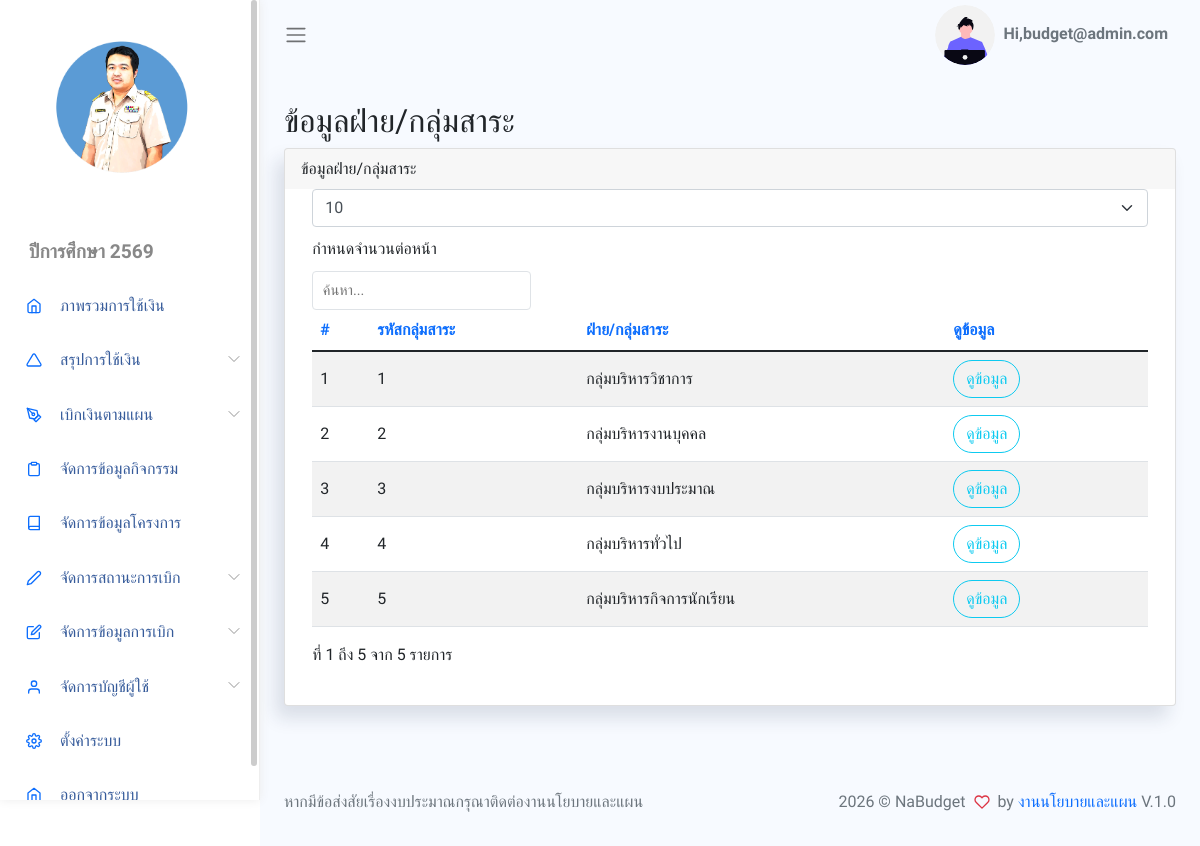
Screenshot of /App/Views/showDepartment.php (signed in) with the database file from the repository.
### tables this page shows
CREATE TABLE `setting` (
  `set_id` int(1) NOT NULL,
  `sys_name` varchar(255) NOT NULL,
  `school_name` varchar(255) NOT NULL,
  `logo_url` varchar(255) NOT NULL,
  `title_name` varchar(255) NOT NULL,
  `year_name` varchar(255) NOT NULL,
  `dir_name` varchar(255) NOT NULL,
  `man_name` varchar(255) NOT NULL,
  `plan_name` varchar(255) NOT NULL,
  `menu_project` int(1) NOT NULL,
  `menu_activity` int(1) NOT NULL,
  `menu_payplan` int(1) NOT NULL,
  `created_at` datetime DEFAULT current_timestamp()
);

CREATE TABLE `department` (
  `dep_id` int(11) NOT NULL COMMENT 'รหัสกลุ่ม',
  `dep_name` varchar(100) NOT NULL COMMENT 'ชื่อกลุ่ม',
  `dep_user` varchar(100) NOT NULL COMMENT 'ชื่อหัวหน้ากลุ่ม',
  `dep_pos` varchar(100) NOT NULL COMMENT 'ตำแหน่ง',
  `man_id` int(11) NOT NULL
);

### App/Controllers/Db.php (called while the page is built, shortened)
<?php
class Db {
  private $host = "localhost";
  private $user = "root";
  private $password = "";
  private $dbName = "ncw_budget";
  function __construct() {
    $this->pdo = $this->connect();
  }
  protected function connect()
	{
		try {
			$dsn = "mysql:host={$this->host};dbname={$this->dbName};charset=utf8";
			$pdo = new PDO($dsn, $this->user, $this->password);
			$pdo->setAttribute(PDO::ATTR_DEFAULT_FETCH_MODE, PDO::FETCH_ASSOC);
			$pdo->setAttribute(PDO::ATTR_ERRMODE, PDO::ERRMODE_EXCEPTION);
			return $pdo;
		} catch(PDOException $e) {
			echo "Connection failed: " . $e->getMessage();
		}
	}
}
?>

### App/Models/Setting.php (called while the page is built, shortened)
<?php
class Setting extends Db
{
	public function getSetting()
	{
		$sql = "
		SELECT
		  setting.set_id,
		  setting.sys_name,
		  setting.school_name,
		  setting.logo_url,
		  setting.title_name,
		  setting.year_name,
		  setting.dir_name,
		  setting.man_name,
		  setting.plan_name,
		  setting.menu_project,
		  setting.menu_activity,
		  setting.menu_payplan
	  FROM
	  	  setting
	  WHERE
		  setting.set_id = 1
		";
		$stmt = $this->pdo->prepare($sql);
		$stmt->execute();
		$data = $stmt->fetch();
		return $data;
	}
}

### App/Auth/Models/Person.php (called while the page is built, shortened)
<?php
class Person extends Db
{
	public function getPersonById($id)
	{
		$sql = "
		SELECT
			persons.id,
			persons.firstname,
			persons.lastname,
			persons.dob,
			persons.salary,
			persons.gender_id,
			persons.avatar,
			persons.dep_id,
			refs.title AS gender,
			department.dep_name AS dep_name,
			users.username
		FROM
			persons
			LEFT JOIN refs ON persons.gender_id = refs.id
			LEFT JOIN department ON persons.dep_id = department.dep_id
			LEFT JOIN users ON persons.id = users.person_id
		WHERE
			persons.id = ?
		";
		$stmt = $this->pdo->prepare($sql);
		$stmt->execute([$id]);
		$data = $stmt->fetchAll();
		return $data[0];
	}
}

### App/Models/Department.php (called while the page is built, shortened)
<?php
class Department extends Db {
  public function getAllDepartments(){
    $sql = "
      SELECT * FROM department ORDER BY dep_id
    ";
    $stmt = $this->pdo->query($sql);
    $data = $stmt->fetchAll();
    return $data;
  }
}
?>

### App/Views/showDepartment.php (the view, shortened to what this page needs)
<?php
require_once BASE_PATH . "/App/Inc/header.php";
require_once BASE_PATH . "/App/Inc/sidebar.php";
?>
<div class="main-content container-fluid">
  <div class="page-title">
    <div class="row">
      <div class="col-12 col-md-6 order-md-1 order-last">
        <h3>ข้อมูลฝ่าย/กลุ่มสาระ</h3>
      </div>
    </div>
  </div>
  <section class="section">
    <div class="card">
      <div class="card-header">
        ข้อมูลฝ่าย/กลุ่มสาระ
      </div>
      <div class="card-body">
        <table class='table table-striped' id="table1">
          <thead>
            <tr>
              <th>#</th>
              <th>รหัสกลุ่มสาระ</th>
              <th>ฝ่าย/กลุ่มสาระ</th>
              <th>ดูข้อมูล</th>
            </tr>
          </thead>
          <tbody>
            <form action="" method="get">
              <?php
              $departmentObj = new Department();
              $departments = $departmentObj->getAllDepartments();
              $n = 0;
              foreach ($departments as $department) {
                $n++;
                echo "
								<tr>
									<td>{$n}</td>
                  <td>{$department['dep_id']}</td>
                  <td>{$department['dep_name']}</td>
									<td>
										<a href='showActByDep.php?dep_id={$department['dep_id']}' class='mr-2 btn btn-outline-info round'>ดูข้อมูล</a>
									</td>
								</tr>
								";
              }
              ?>
            </form>
          </tbody>
        </table>
      </div>
    </div>
  </section>
</div>
<?php require $_SERVER['DOCUMENT_ROOT'] . "/ncwbudget/App/Inc/footer.php"; ?>

### App/Inc/sidebar.php (shortened to what this page needs)
<?php
$settingObj = new Setting();
$settings = $settingObj->getSetting();
?>
<body>
    <div id="app">
        <div id="sidebar" class='active'>
            <div class="sidebar-wrapper active">
                <div class="sidebar-header" style="text-align:center">
                    <img src="<?= BASE_URL . $settings['logo_url']?>" alt="" srcset="" style="width: 150px;height:150px;">
                </div>
                <div class="">
                    <ul class="menu">
                        <li class='sidebar-title'><?= htmlspecialchars($settings['year_name']) ?></li>
                        <li class="sidebar-item ">
                            <a href="<?= BASE_URL ?>/App/Views/showGroupCard.php" class='sidebar-link'>
                                <i data-feather="home" width="20"></i>
                                <span>ภาพรวมการใช้เงิน</span>
                            </a>
                        </li>
                        <li class="sidebar-item  has-sub">
                            <a href="#" class='sidebar-link'>
                                <i data-feather="triangle" width="20"></i>
                                <span>สรุปการใช้เงิน</span>
                            </a>
                        </li>
                        <?php
                        if ($_SESSION['role'] <= 7) {
                            echo "
                            <li class='sidebar-item  has-sub'>
                                <a href='#' class='sidebar-link'>
                                    <i data-feather='pen-tool' width='20'></i>
                                    <span>เบิกเงินตามแผน</span>
                                </a>
                                <ul class='submenu '>
                                    <li>
                                        <a href='" . BASE_URL . "/App/Views/formPayPlan.php'>ใบคำขออนมุติใช้เงิน</a>
                                    </li>
                                    <li>
                                        <a href='" . BASE_URL . "/App/Views/showPayPlan.php'>ข้อมูลการเบิก</a>
                                    </li>
                                </ul>
                            </li>
                            <!-- <li class='sidebar-item'>
                                <a href='" . BASE_URL . "/document/แบบสรุปโครงการ2564.docx' class='sidebar-link'>
                                    <i data-feather='triangle' width='20'></i>
                                    <span>แบบสรุปโครงการปี 2564</span>
                                </a>
                            </li>
                            <li class='sidebar-item'>
                                <a href='https://drive.google.com/drive/folders/10lbb2oCK1EN5yT9p9R833f19MvhAm9VG?usp=sharing' class='sidebar-link'>
                                    <i data-feather='triangle' width='20'></i>
                                    <span>ประชุมจัดทำแผนปีการศึกษา 2566</span>
                                </a>
                            </li>
                            <li class='sidebar-item'>
                                <a href='#' class='sidebar-link'>
                                    <i data-feather='triangle' width='20'></i>
                                    <span>อัปโหลดไฟล์ประมาณการ</span>
                                </a>
                            </li> -->
                            <li class='sidebar-item'>
                                <a href='" . BASE_URL . "/App/Views/manageActivity.php' class='sidebar-link'>
                                    <i data-feather='clipboard' width='20'></i>
                                    <span>จัดการข้อมูลกิจกรรม</span>
                                </a>
                            </li>
                            ";
                        }
                        ?>
                        <?php
                        if ($_SESSION['role'] == 1) {
                            echo "
                                <li class='sidebar-item'>
                                    <a href='" . BASE_URL . "/App/Views/manageProject.php' class='sidebar-link'>
                                        <i data-feather='book' width='20'></i>
                                        <span>จัดการข้อมูลโครงการ</span>
                                    </a>
                                </li>
                                ";
                        }
                        ?>
                        <?php
                        if ($_SESSION['role'] <= 5) {
                            echo "
                                <li class='sidebar-item  has-sub'>
                                    <a href='#' class='sidebar-link'>
                                    <i data-feather='edit-2' width='20'></i>
                                    <span>จัดการสถานะการเบิก</span>
                                    </a>
                                    <ul class='submenu '>
                                    <li>
                                        <a href='" . BASE_URL . "/App/Views/showPayBill.php'>จัดการสถานะการเบิก</a>
                                    </li>
                                    <li>
                                        <a href='" . BASE_URL . "/App/Views/searchEditPayBill.php'>จัดการการจ่ายเงิน</a>
                                    </li>
                                    </ul>
                                </li>
                                ";
                        }
                        ?>
                        <?php
                        if ($_SESSION['role'] == 1) {
                            echo "
                                <li class='sidebar-item  has-sub'>
                                    <a href='#' class='sidebar-link'>
                                    <i data-feather='edit' width='20'></i>
                                    <span>จัดการข้อมูลการเบิก</span>
                                    </a>
                                        <a href='" . BASE_URL . "/App/Views/formPayPlan.php'>เพิ่มข้อมูลการเบิก</a>
                                        <a href='" . BASE_URL . "/App/Views/searchEditReport.php'>แก้ไขข้อมูลใบคำขอ</a>
                                        <a href='" . BASE_URL . "/App/Views/searchEditMoney.php'>แก้ยอดเงินเบิก</a>
                                        <a href='" . BASE_URL . "/App/Views/showGroupCard_admin.php'>ตรวจสอบยอดเงินรวม</a>
                                        <a href='" . BASE_URL . "/App/Views/showProject_admin.php'>ตรวจสอบยอดเงินโครงการ</a>
                                        <a href='" . BASE_URL . "/App/Views/showActivity_admin.php'>ตรวจสอบยอดเงินกิจกรรม</a>
                                        <a href='" . BASE_URL . "/App/Views/showProjectExcel.php' target='_blank'>Excel โครงการ</a>
                                        <a href='" . BASE_URL . "/App/Views/showActivityExcel.php' target='_blank'>Excel กิจกรรม</a>
                                        <a href='" . BASE_URL . "/App/Views/showPayPlanExcel.php' target='_blank'>Excel ข้อมูลการเบิก</a>
                                        <a href='" . BASE_URL . "/App/Views/reportBudget.php' target='_blank'>รายงานการใช้เงินตามแผนปฏิบัติการ</a>
                                </li>
                                ";
                        }
                        ?>
                        <?php
                        if ($_SESSION['role'] == 1) {
                            echo "
                                <li class='sidebar-item  has-sub'>
                                    <a href='#' class='sidebar-link'>
                                    <i data-feather='user' width='20'></i>
                                    <span>จัดการบัญชีผู้ใช้</span>
                                    </a>
                                    <ul class='submenu '>
                                        <li>
                                            <a href='" . BASE_URL . "/App/Auth/Views/showPerson.php'>ข้อมูลสมาชิก</a>
                                        </li>
                                        <li>
                                            <a href='" . BASE_URL . "/App/Auth/Views/addPerson.php'>เพิ่มสมาชิก</a>
                                        </li>
                                    </ul>
                                </li>
                                ";
                        }
                        ?>
                        <?php
                        if ($_SESSION['role'] == 1 && $_SESSION['id'] == 1) {
                            echo "
                                <li class='sidebar-item'>
                                    <a href='" . BASE_URL . "/App/Views/manageSetting.php' class='sidebar-link'>
                                    <i data-feather='settings' width='20'></i>
                                    <span>ตั้งค่าระบบ</span>
                                    </a>
                                </li>
                                ";
                        }
                        ?>
                        <li class="sidebar-item ">
                            <a href="#" data-toggle="modal" data-target="#logoutModal" class='sidebar-link'>
                                <i data-feather="home" width="20"></i>
                                <span>ออกจากระบบ</span>
                            </a>
                        </li>
                    </ul>
                </div>
            </div>
        </div>
        <div id="main">
            <nav class="navbar navbar-header navbar-expand navbar-light">
                <a class="sidebar-toggler" href="#"><span class="navbar-toggler-icon"></span></a>
                <div class="collapse navbar-collapse" id="navbarSupportedContent">
                    <ul class="navbar-nav d-flex align-items-center navbar-light ml-auto">
                        <li class="dropdown">
                            <a href="#" data-toggle="dropdown"
                                class="nav-link dropdown-toggle nav-link-lg nav-link-user">
                                <div class="avatar avatar-xl  mr-1">
                                    <?php
                                    $avatarObj = new Person;
                                    $avatar = $avatarObj->getPersonById($_SESSION['id']);
                                    ?>
                                    <img <?php echo "src=" . $retVal = ($avatar['avatar'] != "") ? $avatar['avatar'] : "" . BASE_URL . "/assets/images/avatar/avatar.svg"; ?> alt="Card image cap"
                                        style="width:60px;" alt="" srcset="">
                                </div>
                                <div class="d-none d-md-block d-lg-inline-block">Hi,<?php echo $_SESSION['username']; ?>
                                </div>
                            </a>
                        </li>
                    </ul>
                </div>
            </nav>

### App/Inc/footer.php (shortened to what this page needs)
<footer>
    <div class="footer clearfix mb-0 text-muted">
        <div class="float-left">
            <p>หากมีข้อส่งสัยเรื่องงบประมาณกรุณาติดต่องานนโยบายและแผน</p>
        </div>
        <div class="float-right">
            <p>2026 &copy; <?= htmlspecialchars($settings['sys_name']) ?> <span class='text-danger'><i data-feather="heart"></i></span> by <a
                    href="#">งานนโยบายและแผน</a> V.1.0</p>
        </div>
    </div>
</footer>
</div>
</div>
</body>
</html>

### rows the page displays
setting: logo_url (picture), year_name "ปีการศึกษา 2569", sys_name "NaBudget"
department: dep_id "1", dep_name "กลุ่มบริหารวิชาการ"
department: dep_id "2", dep_name "กลุ่มบริหารงานบุคคล"
department: dep_id "3", dep_name "กลุ่มบริหารงบประมาณ"
department: dep_id "4", dep_name "กลุ่มบริหารทั่วไป"
department: dep_id "5", dep_name "กลุ่มบริหารกิจการนักเรียน"

### other values shown
$_SESSION['username'] "budget@admin.com"
